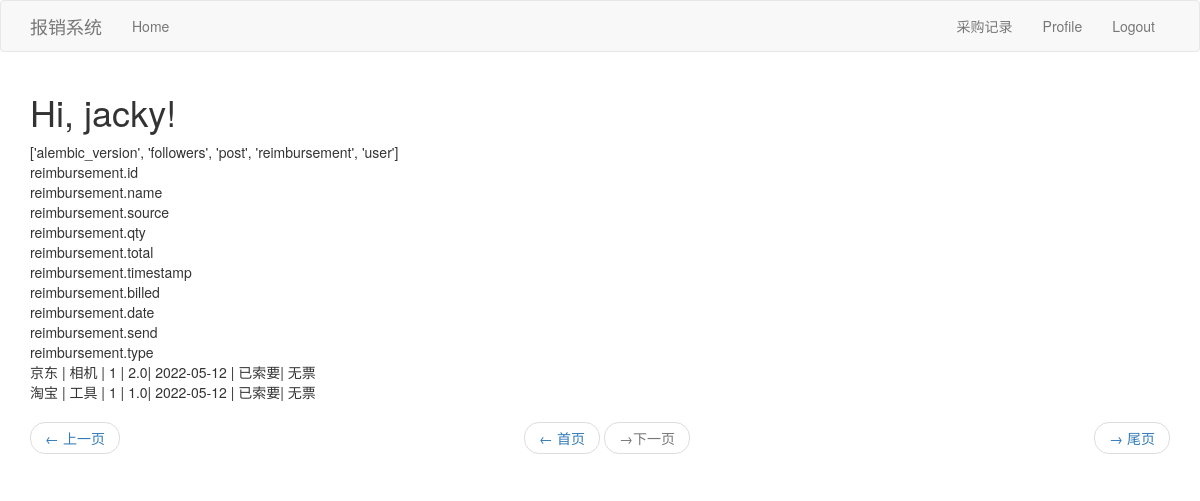
/home/index?page=7 (signed in), run on the app's committed database.
### app/models.py (models this page shows, shortened)
class User(UserMixin,db.Model):
    id = db.Column(db.Integer, primary_key=True)
    username = db.Column(db.String(64), index=True, unique=True)
    email = db.Column(db.String(120), index=True, unique=True)
    password_hash = db.Column(db.String(128))
    about_me = db.Column(db.String(140))
    last_seen = db.Column(db.DateTime, default=datetime.utcnow)
    followed = db.relationship(
        'User', secondary=followers,
        primaryjoin=(followers.c.follower_id == id),
        secondaryjoin=(followers.c.followed_id == id),
        backref=db.backref('followers', lazy='dynamic'), lazy='dynamic')
    posts = db.relationship('Post', backref='author', lazy='dynamic')

class Reimbursement(db.Model):
    id = db.Column(db.Integer,primary_key=True,autoincrement=True)
    source = db.Column(db.String(10))
    name = db.Column(db.String(50))
    qty = db.Column(db.Integer)
    total = db.Column(db.Float)
    billed = db.Column(db.String(6),default='未索要')
    type = db.Column(db.String(6),default='无') #elec,paper
    send = db.Column(db.String(6),default='未发送')
    date = db.Column(db.Date,index=True, default=datetime.utcnow)
    timestamp = db.Column(db.DateTime, index=True, default=datetime.utcnow)

### app/home/routes.py (the view)
@bp.route('/')
@bp.route('/index')
@login_required
def index():
    page = request.args.get('page', 1, type=int)
    reimbursements = Reimbursement.query.order_by(Reimbursement.timestamp.desc()).paginate(
        page, current_app.config['POSTS_PER_PAGE'], False)
    Allpages = math.ceil(int(reimbursements.total) /  current_app.config['POSTS_PER_PAGE'])
    first_url = url_for('home.index', baseDict=baseDict, page=1)
    next_url = url_for('home.index', baseDict=baseDict,page=reimbursements.next_num) \
        if reimbursements.has_next else None
    prev_url = url_for('home.index',baseDict=baseDict, page=reimbursements.prev_num) \
        if reimbursements.has_prev else None
    last_url = url_for('home.index', page=Allpages)
    return render_template('home/index.html', baseDict=baseDict, reimbursements=reimbursements.items,
                           first_url=first_url,next_url=next_url, prev_url=prev_url,last_url=last_url)

### app/home/routes.py (called while the page is built)
@bp.before_request
def before_request():
    if current_user.is_authenticated:
        current_user.last_seen = datetime.utcnow()
        db.session.commit()

### app/models.py (called while the page is built)
@login.user_loader
def load_user(id):
    return User.query.get(int(id))

### app/templates/home/index.html (shortened to what this page needs)
{% extends "base.html" %}
{% import 'bootstrap/wtf.html' as wtf %}
{% block app_content  %}
    <h1>Hi, {{ current_user.username }}!</h1>
    <div>{{ baseDict['tables'] }}</div>
    {% for field in baseDict['reimbursement'] %}
    <div>{{ field }}</div>
    {% endfor %}
    {% for reimbursement in reimbursements %}
    <div>{{ reimbursement.source }} | {{ reimbursement.name }} | {{ reimbursement.qty }} | {{ reimbursement.total }}| {{ reimbursement.date }}
    | {{ reimbursement.send }}| {{ reimbursement.type }}</div>
    {% endfor %}
    <nav aria-label="...">
            <ul class="pager">
                <li class="previous{% if not prev_url %} disabled{% endif %}">
                    <a href="{{ prev_url or '#' }}">
                        <span aria-hidden="true">&larr;</span> 上一页
                    </a>
                </li>
                <li class="first{% if not first_url %} disabled{% endif %}">
                    <a href="{{ first_url or '#' }}">
                        <span aria-hidden="true">&larr;</span> 首页
                    </a>
                </li>
                <li class="next{% if not last_url %} disabled{% endif %}">
                    <a href="{{ last_url or '#' }}">
                        <span aria-hidden="true">&rarr;</span> 尾页
                    </a>
                </li>
                <li class="last{% if not next_url %} disabled{% endif %}">
                    <a href="{{ next_url or '#' }}">
                         <span aria-hidden="true">&rarr;</span>下一页
                    </a>
                </li>
            </ul>
        </nav>
{% endblock %}

### data on the page
User: username "jacky"
Reimbursement: source "京东", name "相机", qty "1", total "2.0", date "2022-05-12", send "已索要", type "无票"
Reimbursement: source "淘宝", name "工具", qty "1", total "1.0", date "2022-05-12", send "已索要", type "无票"

### other printed values
{{ baseDict['tables'] }} "['alembic_version', 'followers', 'post', 'reimbursement', 'user']"
{{ field }} "reimbursement.id" "reimbursement.name" "reimbursement.source" "reimbursement.qty" "reimbursement.total" "reimbursement.timestamp" "reimbursement.billed" "reimbursement.date" "reimbursement.send" "reimbursement.type"
